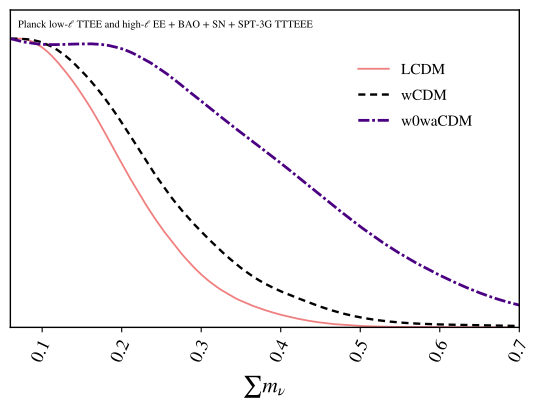

Python code for this plot:
import getdist.plots as gplot
from getdist import MCSamples
from getdist import loadMCSamples
import os
import matplotlib
import subprocess
import matplotlib.pyplot as plt
import numpy as np

# GENERAL PLOT OPTIONS
matplotlib.rcParams['mathtext.fontset'] = 'stix'
matplotlib.rcParams['font.family'] = 'STIXGeneral'
matplotlib.rcParams['mathtext.rm'] = 'Bitstream Vera Sans'
matplotlib.rcParams['mathtext.it'] = 'Bitstream Vera Sans:italic'
matplotlib.rcParams['mathtext.bf'] = 'Bitstream Vera Sans:bold'
matplotlib.rcParams['xtick.bottom'] = True
matplotlib.rcParams['xtick.top'] = False
matplotlib.rcParams['ytick.right'] = False
matplotlib.rcParams['axes.edgecolor'] = 'black'
matplotlib.rcParams['axes.linewidth'] = '1.0'
matplotlib.rcParams['axes.labelsize'] = 'medium'
matplotlib.rcParams['axes.grid'] = True
matplotlib.rcParams['grid.linewidth'] = '0.0'
matplotlib.rcParams['grid.alpha'] = '0.18'
matplotlib.rcParams['grid.color'] = 'lightgray'
matplotlib.rcParams['legend.labelspacing'] = 0.77
matplotlib.rcParams['savefig.bbox'] = 'tight'
matplotlib.rcParams['savefig.format'] = 'pdf'

parameter = [u'omegam',u'sigma8', u'As_1e9', u'ns', u'SS8', u'omegab', u'H0', u'LSST_A1_1', u'LSST_A1_2']
chaindir=os.getcwd()

analysissettings={'smooth_scale_1D':0.35,'smooth_scale_2D':0.35,'ignore_rows': u'0.5',
'range_confidence' : u'0.01'}

analysissettings2={'smooth_scale_1D':0.35,'smooth_scale_2D':0.35,'ignore_rows': u'0.0',
'range_confidence' : u'0.01'}

root_chains = (
  'EXAMPLE_MCMC1',
  'EXAMPLE_MCMC2',
  'EXAMPLE_MCMC3'
)

num_points_thin = 50000

# --------------------------------------------------------------------------------
samples=loadMCSamples(chaindir + '/../chains/' + root_chains[0],settings=analysissettings)
samples.thin(factor = int(np.sum(samples.weights)/num_points_thin))
p = samples.getParams()
samples.addDerived(p.omegam*p.H0/100.,name='gamma',label='{\\Omega_m h}')
samples.addDerived(p.s8omegamp5/0.5477225575,name='SS8',label='{S_8}')
samples.addDerived(p.mnu,name='mnu2',label='{\\sum m_\\nu}', range=[0.06,0.7])
samples.saveAsText(chaindir + '/.VM_P1_TMP1')
# --------------------------------------------------------------------------------
samples=loadMCSamples(chaindir + '/../chains/' + root_chains[1],settings=analysissettings)
samples.thin(factor = int(np.sum(samples.weights)/num_points_thin))
p = samples.getParams()
samples.addDerived(p.omegam*p.H0/100.,name='gamma',label='{\\Omega_m h}')
samples.addDerived(p.s8omegamp5/0.5477225575,name='SS8',label='{S_8}')
samples.addDerived(p.mnu,name='mnu2',label='{\\sum m_\\nu}', range=[0.06,0.7])
samples.saveAsText(chaindir + '/.VM_P1_TMP2')
# --------------------------------------------------------------------------------
samples=loadMCSamples(chaindir + '/../chains/' + root_chains[2],settings=analysissettings)
samples.thin(factor = int(np.sum(samples.weights)/num_points_thin))
p = samples.getParams()
samples.addDerived(p.omegam*p.H0/100.,name='gamma',label='{\\Omega_m h}')
samples.addDerived(p.s8omegamp5/0.5477225575,name='SS8',label='{S_8}')
samples.addDerived(p.mnu,name='mnu2',label='{\\sum m_\\nu}', range=[0.06,0.7])
samples.saveAsText(chaindir + '/.VM_P1_TMP3')
# --------------------------------------------------------------------------------

#GET DIST PLOT SETUP
g = gplot.get_single_plotter(
  chain_dir=chaindir,
  analysis_settings=analysissettings2,
  width_inch=5.3
)

g.settings.axis_tick_x_rotation=65
g.settings.lw_contour = 1.2
g.settings.legend_rect_border = False
g.settings.figure_legend_frame = False
g.settings.axes_fontsize = 13.0
g.settings.legend_fontsize = 11.0
g.settings.alpha_filled_add = 0.85
g.settings.lab_fontsize=15.5
g.legend_labels=False
g.settings.constrained_layout=True

g.plots_1d(
  [ 
    chaindir + '/.VM_P1_TMP1', 
    chaindir + '/.VM_P1_TMP2',
    chaindir + '/.VM_P1_TMP3'
  ],
  params=[u'mnu2'],
  line_args=[
    {'lw': 1.3,'ls': 'solid', 'color':'lightcoral'},
    {'lw': 1.7,'ls': '--', 'color':'black'},
    {'lw': 2.0,'ls': '-.', 'color': 'indigo'},
  ]
)

g.settings.tight_layout=True
g.finish_plot(
  legend_labels=[
    'LCDM',
    'wCDM',
    'w0waCDM'
  ],
  no_extra_legend_space=True,
  legend_loc=(0.65,0.67)
)

g.add_text('Planck low-$\\ell$ TTEE and high-$\\ell$ EE + BAO + SN + SPT-3G TTTEEE', 
  x=0.015, 
  y=0.95,
  fontsize=7.5,
  horizontalalignment='left'
)

ax = g.get_axes()
ax.set_xlim(0.06,0.7)
g.export()
